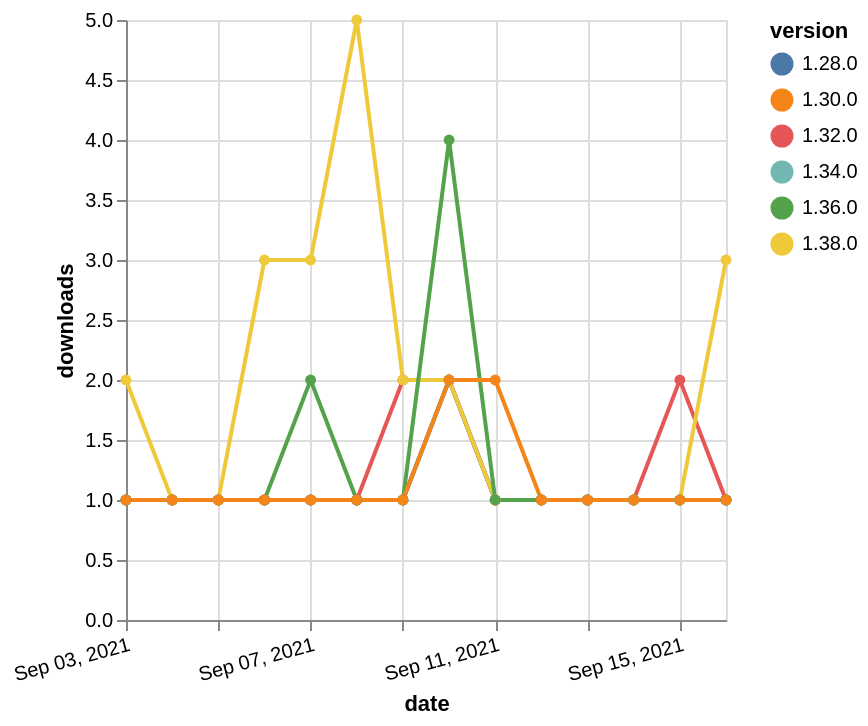

Write the Vega-Lite specification saved for this chart.
### Vega-Lite specification from a JSON file in a GitHub repository (floating-point values rounded to 4 significant figures)
{"$schema": "https://vega.github.io/schema/vega-lite/v5.json", "description": "A simple bar chart with embedded data.", "data": {"values": [{"date": "2021-09-03", "total": 221, "delta": 1, "version": "1.34.0"}, {"date": "2021-09-04", "total": 222, "delta": 1, "version": "1.34.0"}, {"date": "2021-09-05", "total": 223, "delta": 1, "version": "1.34.0"}, {"date": "2021-09-06", "total": 224, "delta": 1, "version": "1.34.0"}, {"date": "2021-09-07", "total": 225, "delta": 1, "version": "1.34.0"}, {"date": "2021-09-08", "total": 226, "delta": 1, "version": "1.34.0"}, {"date": "2021-09-09", "total": 227, "delta": 1, "version": "1.34.0"}, {"date": "2021-09-10", "total": 229, "delta": 2, "version": "1.34.0"}, {"date": "2021-09-11", "total": 230, "delta": 1, "version": "1.34.0"}, {"date": "2021-09-12", "total": 231, "delta": 1, "version": "1.34.0"}, {"date": "2021-09-13", "total": 232, "delta": 1, "version": "1.34.0"}, {"date": "2021-09-14", "total": 233, "delta": 1, "version": "1.34.0"}, {"date": "2021-09-15", "total": 234, "delta": 1, "version": "1.34.0"}, {"date": "2021-09-16", "total": 235, "delta": 1, "version": "1.34.0"}, {"date": "2021-09-03", "total": 269, "delta": 1, "version": "1.32.0"}, {"date": "2021-09-04", "total": 270, "delta": 1, "version": "1.32.0"}, {"date": "2021-09-05", "total": 271, "delta": 1, "version": "1.32.0"}, {"date": "2021-09-06", "total": 272, "delta": 1, "version": "1.32.0"}, {"date": "2021-09-07", "total": 273, "delta": 1, "version": "1.32.0"}, {"date": "2021-09-08", "total": 274, "delta": 1, "version": "1.32.0"}, {"date": "2021-09-09", "total": 276, "delta": 2, "version": "1.32.0"}, {"date": "2021-09-10", "total": 278, "delta": 2, "version": "1.32.0"}, {"date": "2021-09-11", "total": 279, "delta": 1, "version": "1.32.0"}, {"date": "2021-09-12", "total": 280, "delta": 1, "version": "1.32.0"}, {"date": "2021-09-13", "total": 281, "delta": 1, "version": "1.32.0"}, {"date": "2021-09-14", "total": 282, "delta": 1, "version": "1.32.0"}, {"date": "2021-09-15", "total": 284, "delta": 2, "version": "1.32.0"}, {"date": "2021-09-16", "total": 285, "delta": 1, "version": "1.32.0"}, {"date": "2021-09-03", "total": 288, "delta": 1, "version": "1.28.0"}, {"date": "2021-09-04", "total": 289, "delta": 1, "version": "1.28.0"}, {"date": "2021-09-05", "total": 290, "delta": 1, "version": "1.28.0"}, {"date": "2021-09-06", "total": 291, "delta": 1, "version": "1.28.0"}, {"date": "2021-09-07", "total": 292, "delta": 1, "version": "1.28.0"}, {"date": "2021-09-08", "total": 293, "delta": 1, "version": "1.28.0"}, {"date": "2021-09-09", "total": 294, "delta": 1, "version": "1.28.0"}, {"date": "2021-09-10", "total": 296, "delta": 2, "version": "1.28.0"}, {"date": "2021-09-11", "total": 297, "delta": 1, "version": "1.28.0"}, {"date": "2021-09-12", "total": 298, "delta": 1, "version": "1.28.0"}, {"date": "2021-09-13", "total": 299, "delta": 1, "version": "1.28.0"}, {"date": "2021-09-14", "total": 300, "delta": 1, "version": "1.28.0"}, {"date": "2021-09-15", "total": 301, "delta": 1, "version": "1.28.0"}, {"date": "2021-09-16", "total": 302, "delta": 1, "version": "1.28.0"}, {"date": "2021-09-03", "total": 155, "delta": 2, "version": "1.38.0"}, {"date": "2021-09-04", "total": 156, "delta": 1, "version": "1.38.0"}, {"date": "2021-09-05", "total": 157, "delta": 1, "version": "1.38.0"}, {"date": "2021-09-06", "total": 160, "delta": 3, "version": "1.38.0"}, {"date": "2021-09-07", "total": 163, "delta": 3, "version": "1.38.0"}, {"date": "2021-09-08", "total": 168, "delta": 5, "version": "1.38.0"}, {"date": "2021-09-09", "total": 170, "delta": 2, "version": "1.38.0"}, {"date": "2021-09-10", "total": 172, "delta": 2, "version": "1.38.0"}, {"date": "2021-09-11", "total": 173, "delta": 1, "version": "1.38.0"}, {"date": "2021-09-12", "total": 174, "delta": 1, "version": "1.38.0"}, {"date": "2021-09-13", "total": 175, "delta": 1, "version": "1.38.0"}, {"date": "2021-09-14", "total": 176, "delta": 1, "version": "1.38.0"}, {"date": "2021-09-15", "total": 177, "delta": 1, "version": "1.38.0"}, {"date": "2021-09-16", "total": 180, "delta": 3, "version": "1.38.0"}, {"date": "2021-09-03", "total": 283, "delta": 1, "version": "1.36.0"}, {"date": "2021-09-04", "total": 284, "delta": 1, "version": "1.36.0"}, {"date": "2021-09-05", "total": 285, "delta": 1, "version": "1.36.0"}, {"date": "2021-09-06", "total": 286, "delta": 1, "version": "1.36.0"}, {"date": "2021-09-07", "total": 288, "delta": 2, "version": "1.36.0"}, {"date": "2021-09-08", "total": 289, "delta": 1, "version": "1.36.0"}, {"date": "2021-09-09", "total": 290, "delta": 1, "version": "1.36.0"}, {"date": "2021-09-10", "total": 294, "delta": 4, "version": "1.36.0"}, {"date": "2021-09-11", "total": 295, "delta": 1, "version": "1.36.0"}, {"date": "2021-09-12", "total": 296, "delta": 1, "version": "1.36.0"}, {"date": "2021-09-13", "total": 297, "delta": 1, "version": "1.36.0"}, {"date": "2021-09-14", "total": 298, "delta": 1, "version": "1.36.0"}, {"date": "2021-09-15", "total": 299, "delta": 1, "version": "1.36.0"}, {"date": "2021-09-16", "total": 300, "delta": 1, "version": "1.36.0"}, {"date": "2021-09-03", "total": 521, "delta": 1, "version": "1.30.0"}, {"date": "2021-09-04", "total": 522, "delta": 1, "version": "1.30.0"}, {"date": "2021-09-05", "total": 523, "delta": 1, "version": "1.30.0"}, {"date": "2021-09-06", "total": 524, "delta": 1, "version": "1.30.0"}, {"date": "2021-09-07", "total": 525, "delta": 1, "version": "1.30.0"}, {"date": "2021-09-08", "total": 526, "delta": 1, "version": "1.30.0"}, {"date": "2021-09-09", "total": 527, "delta": 1, "version": "1.30.0"}, {"date": "2021-09-10", "total": 529, "delta": 2, "version": "1.30.0"}, {"date": "2021-09-11", "total": 531, "delta": 2, "version": "1.30.0"}, {"date": "2021-09-12", "total": 532, "delta": 1, "version": "1.30.0"}, {"date": "2021-09-13", "total": 533, "delta": 1, "version": "1.30.0"}, {"date": "2021-09-14", "total": 534, "delta": 1, "version": "1.30.0"}, {"date": "2021-09-15", "total": 535, "delta": 1, "version": "1.30.0"}, {"date": "2021-09-16", "total": 536, "delta": 1, "version": "1.30.0"}]}, "width": "container", "mark": {"type": "line", "point": {"filled": true}}, "encoding": {"x": {"field": "date", "type": "temporal", "timeUnit": "yearmonthdate", "title": "date", "axis": {"labelAngle": -15}}, "y": {"field": "delta", "type": "quantitative", "title": "downloads"}, "color": {"field": "version", "type": "nominal"}, "tooltip": {"field": "delta"}}}
